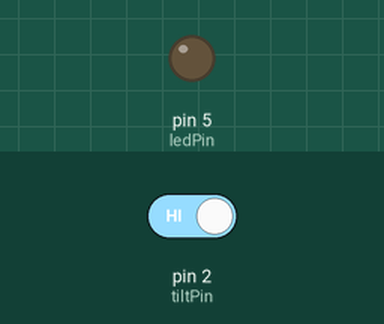
Simulated run of this sketch. Board: Arduino Uno, built with avr-gcc and run on an emulated ATmega328P. On the bench: output pins drawn as LEDs (lit = HIGH). The inputs (shaded band) are chosen by the test bench; at power-on: pin 2 (tiltPin) HIGH.

Above: at 1.2 s.
1.3 s: pin 2 (tiltPin) driven LOW
At 1.8 s:
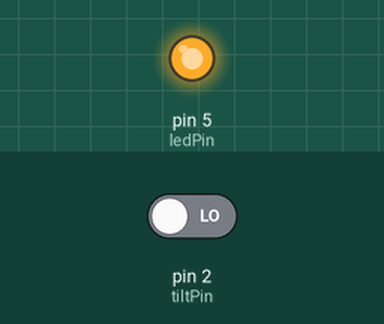
2.8 s: pin 2 (tiltPin) driven HIGH
At 4.1 s:
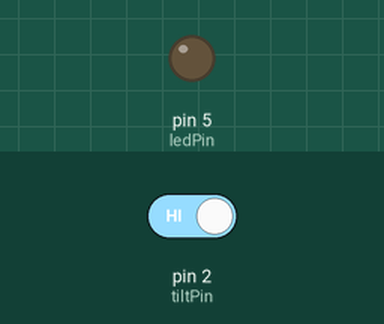
Timing chart, 0 to 5.8 s (numbered marks = the images above; inputs shaded):
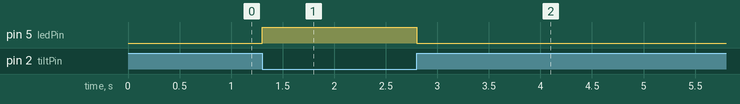

Measured:
- after the input at 1.3 s, pin 5 (ledPin): LOW → HIGH at once
- after the input at 2.8 s, pin 5 (ledPin): HIGH → LOW at once

The sketch:

tilt.ino
```cpp
// Module 3 — The Door Panel: tilt ball switch.
// Tilt switch: one side to pin 2, other side to GND, INPUT_PULLUP.
// Tilted so the ball closes the switch, pin 2 reads LOW and the LED lights.
const int ledPin = 5;
const int tiltPin = 2;

void setup() {
  pinMode(ledPin, OUTPUT);
  pinMode(tiltPin, INPUT_PULLUP);
}

void loop() {
  if (digitalRead(tiltPin) == LOW) {
    digitalWrite(ledPin, HIGH);
  } else {
    digitalWrite(ledPin, LOW);
  }
}
```
